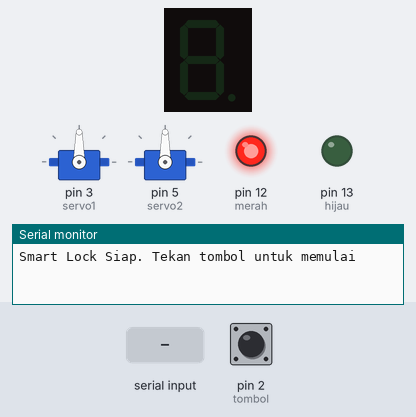
A sketch run on a simulated Arduino Uno, built with avr-gcc and run on an emulated ATmega328P. Parts: 1-digit seven-segment display, 2 × servo, output pins drawn as LEDs (lit = HIGH), the last lines printed to the serial monitor. Wiring (from diagram.json): 1-digit 7-segment display, segments lit when HIGH: segments pin 4, pin 6, pin 7, pin 8, pin 9, pin 10, pin 11. The test bench sets the inputs (shaded band); at power-on: pin 2 (tombol) HIGH. The segment pins are drawn as the display they are named for; pins used as bus, display or sensor lines are not drawn.

Above: at 1.2 s.
1.3 s: pin 2 (tombol) pulled LOW for 0.15 s
At 2.4 s:
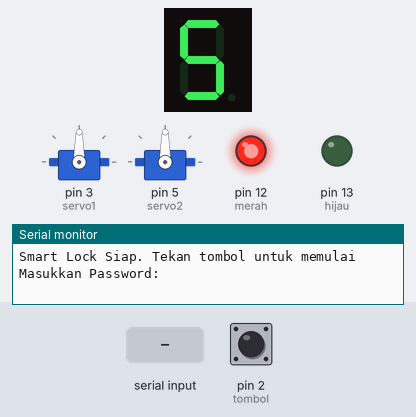
4.1 s: "117\n" received over Serial
At 5.3 s:
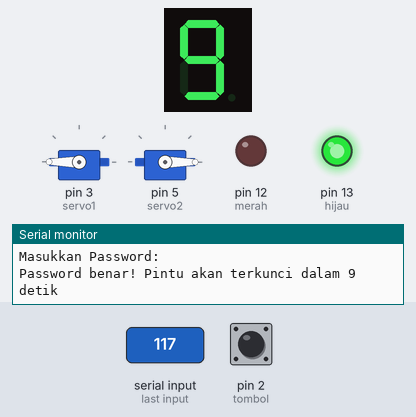
Timing chart, 0 to 15.1 s (numbered marks = the images above; inputs shaded):
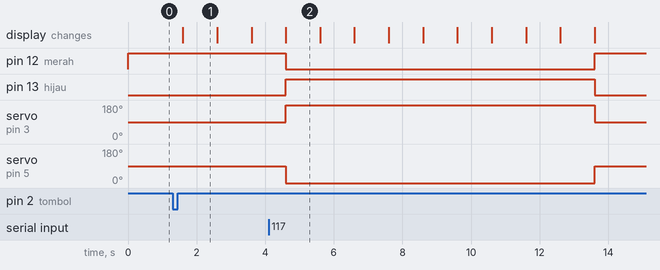

The sketch:

sketch.ino
```cpp
#include <Servo.h>

Servo servo1;
Servo servo2;

int tombol = 2;
int segA = 4;
int segB = 6;
int segC = 7;
int segD = 8;
int segE = 9;
int segF = 10;
int segG = 11;
int merah = 12;
int hijau = 13;

int segmentPins[7] = {segA, segB, segC, segD, segE, segF, segG};

bool programStarted = false;

void tampilAngka(int digit) {
  int pola[10][7] = {
    {1, 1, 1, 1, 1, 1, 0},
    {0, 1, 1, 0, 0, 0, 0},
    {1, 1, 0, 1, 1, 0, 1},
    {1, 1, 1, 1, 0, 0, 1},
    {0, 1, 1, 0, 0, 1, 1},
    {1, 0, 1, 1, 0, 1, 1},
    {1, 0, 1, 1, 1, 1, 1},
    {1, 1, 1, 0, 0, 0, 0},
    {1, 1, 1, 1, 1, 1, 1},
    {1, 1, 1, 1, 0, 1, 1}
  };
  for (int i = 0; i < 7; i++) {
    digitalWrite(segmentPins[i], pola[digit][i]);
  }
}

void setup() {
  pinMode(tombol, INPUT);
  for (int i = 0; i < 7; i++) pinMode(segmentPins[i], OUTPUT);
  pinMode(merah, OUTPUT);
  pinMode(hijau, OUTPUT);
  Serial.begin(9600);

  for (int i = 0; i < 7; i++) digitalWrite(segmentPins[i], LOW);
  digitalWrite(merah, HIGH);
  digitalWrite(hijau, LOW);
  servo1.attach(3);
  servo2.attach(5);
  servo1.write(90);
  servo2.write(90);
}

void loop() {

  if (!programStarted) {
    Serial.println("Smart Lock Siap. Tekan tombol untuk memulai");
    while (digitalRead(tombol) == LOW) {}
    delay(50);
    while (digitalRead(tombol) == HIGH) {}
    delay(200);
    programStarted = true;
  }

  String input = "";
  bool adaInput = false;

  while (true) {
    while (Serial.available() > 0) Serial.read();
    delay(100);
    Serial.println("Masukkan Password:");

    bool kembaliKeInput = false;
    for (int detik = 5; detik >= 1; detik--) {
      tampilAngka(detik);
      delay(1000);

      if (Serial.available() > 0) {
        input = Serial.readStringUntil('\n');
        input.trim();

        if (input.length() == 0) continue;

        adaInput = true;
        break;
      }

      if (detik == 1 && !adaInput) {
        Serial.println("Waktu habis!");
        for (int j = 0; j < 7; j++) digitalWrite(segmentPins[j], LOW);
        digitalWrite(merah, HIGH);
        digitalWrite(hijau, LOW);

        Serial.println("");
        Serial.println("Smart Lock Siap. Tekan tombol untuk memulai");

        while (digitalRead(tombol) == LOW) {}
        delay(50);
        while (digitalRead(tombol) == HIGH) {}
        delay(300);

        input = "";
        adaInput = false;
        delay(500);

        kembaliKeInput = true;
        break;
      }
    }

    if (kembaliKeInput) continue;

    if (adaInput && input.length() > 0) {
      bool isNumber = true;
      for (int i = 0; i < input.length(); i++) {
        if (!isDigit(input[i])) {
          isNumber = false;
          break;
        }
      }

      if (isNumber) {
        int angka = input.toInt();
        if (angka == 117) {
          Serial.println("Password benar! Pintu akan terkunci dalam 9 detik");
          digitalWrite(hijau, HIGH);
          digitalWrite(merah, LOW);
          servo1.write(180);
          servo2.write(0);

          for (int detik = 9; detik >= 1; detik--) {
            tampilAngka(detik);
            delay(1000);
            if (detik == 1) {
              servo1.write(90);
              servo2.write(90);
            }
          }

          for (int i = 0; i < 7; i++) digitalWrite(segmentPins[i], LOW);
          digitalWrite(merah, HIGH);
          digitalWrite(hijau, LOW);
          adaInput = false;

          Serial.println("");
          Serial.println("Smart Lock Siap. Tekan tombol untuk memulai");

          while (digitalRead(tombol) == LOW) {}
          delay(50);
          while (digitalRead(tombol) == HIGH) {}
          delay(300);
          programStarted = true;
          continue;
        }

        else {
          Serial.println("Password salah!");
          for (int i = 0; i < 7; i++) digitalWrite(segmentPins[i], LOW);
          digitalWrite(merah, HIGH);
          digitalWrite(hijau, LOW);
          adaInput = false;

          Serial.println("");
          Serial.println("Smart Lock Siap. Tekan tombol untuk memulai");

          while (digitalRead(tombol) == LOW) {}
          delay(50);
          while (digitalRead(tombol) == HIGH) {}
          delay(300);
          continue;
        }
      }

      else {
        Serial.println("Input bukan angka!");
        for (int i = 0; i < 7; i++) digitalWrite(segmentPins[i], LOW);
        digitalWrite(merah, HIGH);
        digitalWrite(hijau, LOW);

        Serial.println("");
        Serial.println("Smart Lock Siap. Tekan tombol untuk memulai");

        while (digitalRead(tombol) == LOW) {}
        delay(50);
        while (digitalRead(tombol) == HIGH) {}
        delay(300);
        continue;
      }
    }

    while (digitalRead(tombol) == HIGH) {}
    delay(200);
  }
}
```

Measured:
- after the input at 1.3 s, the display: changes after 0.30 s (image 1)
- after the input at 4.1 s, pin 12 (merah): HIGH → LOW after 0.50 s, → HIGH 9.0 s later; pin 13 (hijau): LOW → HIGH after 0.50 s, → LOW 9.0 s later; servo on pin 3 (servo1): 90° → 180° after 0.50 s, → 90° 9.0 s later; servo on pin 5 (servo2): 90° → 0° after 0.50 s, → 90° 9.0 s later
- what the display in image 1 shows lasts 1.0 s, from 1.6 s to 2.6 s
